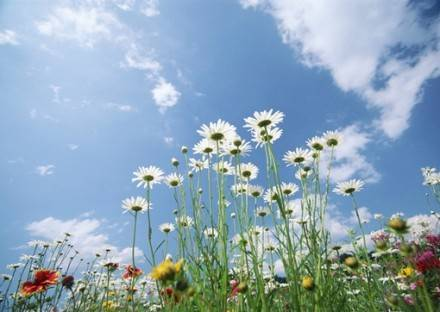
#> input picture module/IMG_1163.JPG, 440 x 312 px
$ python ImageTest.py
#> lines starting #> are read from the running program, lines starting #| are printed output that depends on the picture
#> further down, im is the input picture: PIL image 440x312 RGB; mean R, G, B 141.4, 165.9, 183.1
# -*- coding: utf-8 -*-
import random

from PIL import Image, ImageFilter, ImageFont, ImageDraw

__author__ = 'zbcn8'
"""
 应用模糊滤镜:
"""
def filterTest(im):
	# 应用模糊滤镜:
	im2 = im.filter(ImageFilter.BLUR)
	im2.save('blur.jpg', 'jpeg')

def reSize(im):
	w, h = im.size
	print('Original image size: %sx%s' % (w, h))
	# 缩放到50%:
	im.thumbnail((w//2, h//2))
	print('Resize image to: %sx%s' % (w//2, h//2))
	# 把缩放后的图像用jpeg格式保存:
	im.save('thumbnail.jpg', 'jpeg')

"""
生成校验码
"""
# 随机字母:
def rndChar():
	return chr(random.randint(65, 90))

# 随机颜色1:
def rndColor():
	return (random.randint(64, 255), random.randint(64, 255), random.randint(64, 255))

# 随机颜色2:
def rndColor2():
	return (random.randint(32, 127), random.randint(32, 127), random.randint(32, 127))

def checkCode():
	# 240 x 60:
	width = 60 * 4
	height = 60
	image = Image.new('RGB', (width, height), (255, 255, 255))
#> image: PIL image 240x60 RGB; every value is 255
	# 创建Font对象:
	font = ImageFont.truetype('C:\Windows\Fonts\Arial.ttf', 36)
	# 创建Draw对象:
	draw = ImageDraw.Draw(image)
	# 填充每个像素:
	for x in range(width):
		for y in range(height):
			draw.point((x, y), fill=rndColor())
	# 输出文字:
	for t in range(4):
		draw.text((60 * t + 10, 10), rndChar(), font=font, fill=rndColor2())
	# 模糊:
	image = image.filter(ImageFilter.BLUR)
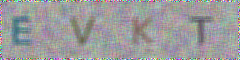
#> image: PIL image 240x60 RGB; mean R, G, B 156.1, 155.4, 156.5
	image.save('code.jpg', 'jpeg')

if __name__ == '__main__':
	# 打开一个jpg图像文件，注意是当前路径:
	im = Image.open('IMG_1163.JPG')
	# reSize(im)
	# filterTest(im)
	checkCode()
